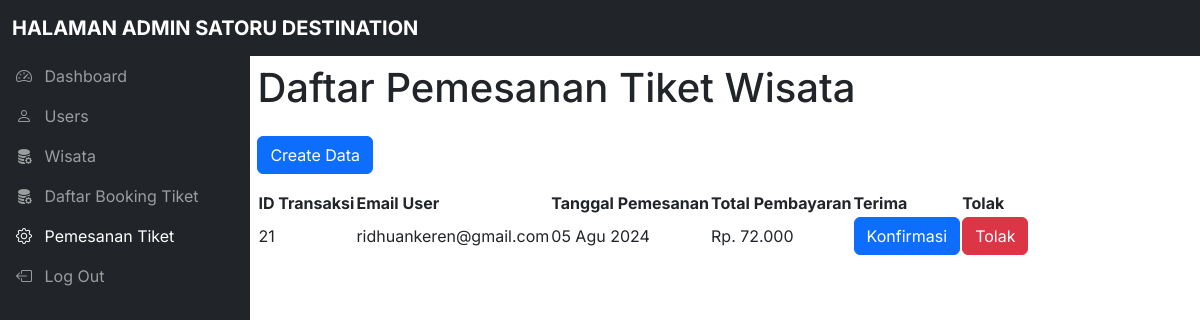
The page /model/admin/pemesanan_tiket.php (signed in) on the database its author committed.
### tables this page shows
CREATE TABLE `tiket_wisata` (
  `id_transaksi` int(11) NOT NULL,
  `id_wisata` int(11) NOT NULL,
  `id_users` int(11) NOT NULL,
  `pelayanan` varchar(50) NOT NULL,
  `hari` int(11) NOT NULL,
  `peserta` int(11) NOT NULL,
  `total_pembayaran` int(11) NOT NULL,
  `tanggal_pemesanan` timestamp NOT NULL DEFAULT current_timestamp(),
  `status` varchar(25) NOT NULL
);

CREATE TABLE `tbl_user` (
  `nama` varchar(50) NOT NULL,
  `email` varchar(100) NOT NULL,
  `password` varchar(1000) NOT NULL,
  `id` int(11) NOT NULL
);

### controller/fungsi_konversi.php (called while the page is built)
<?php
function formatTanggal($datetime) {
    $date = explode(' ', $datetime)[0];
    $bulan = array(
        1 => 'Jan', 'Feb', 'Mar', 'Apr', 'Mei', 'Jun', 'Jul', 'Agu', 'Sep', 'Okt', 'Nov', 'Des'
    );
    $pecahkan = explode('-', $date);
    return $pecahkan[2] . ' ' . $bulan[(int)$pecahkan[1]] . ' ' . $pecahkan[0];
}
function formatRupiah($angka) {
    return 'Rp. ' . number_format($angka, 0, ',', '.');
}
?>

### model/admin/pemesanan_tiket.php (the view, shortened to what this page needs)
<!DOCTYPE html>
<html lang="en">
<head>
  <link href="https://cdn.jsdelivr.net/npm/bootstrap@5.3.3/dist/css/bootstrap.min.css" rel="stylesheet">
  <link href="https://cdn.jsdelivr.net/npm/bootstrap-icons@1.10.5/font/bootstrap-icons.css" rel="stylesheet">
  <link rel="stylesheet" href="https://cdn.datatables.net/2.1.3/css/dataTables.dataTables.min.css">
  <link rel="stylesheet" href="css/style.css">
</head>
<body>
  <nav class="navbar navbar-expand-lg navbar-dark bg-dark fixed-top">
    <div class="container-fluid">
      <a class="navbar-brand me-auto ms-lg-0 ms-3 text-uppercase fw-bold" href="#">Halaman Admin Satoru Destination</a>
    </div>
  </nav>
  <div class="offcanvas sidebar-nav bg-dark" tabindex="-1" id="sidebar">
    <div class="offcanvas-body p-0">
      <nav class="navbar-dark">
        <ul class="navbar-nav">
          <li>
            <a href="index.php" class="nav-link px-3 ">
              <span class="me-2"><i class="bi bi-speedometer2"></i></span>
              <span>Dashboard</span>
            </a>
          </li>
          <li>
            <a href="user.php" class="nav-link px-3">
              <span class="me-2"><i class="bi bi-person"></i></span>
              <span>Users</span>
            </a>
          </li>
          <li>
            <a href="product.php" class="nav-link px-3">
              <span class="me-2"><i class="bi bi-database-fill-gear"></i></span>
              <span>Wisata</span>
            </a>
          </li>
          <li>
            <a href="tiket.php" class="nav-link px-3 ">
              <span class="me-2"><i class="bi bi-database-fill-gear"></i></span>
              <span>Daftar Booking Tiket</span>
            </a>
          </li>
          <li>
            <a href="pemesanan_tiket.php" class="nav-link px-3 active">
              <span class="me-2"><i class="bi bi-gear"></i></span>
              <span>Pemesanan Tiket</span>
            </a>
          </li>
          <li>
            <a href="../../controller/logout.php" class="nav-link px-3">
              <span class="me-2"><i class="bi bi-box-arrow-left"></i></span>
              <span>Log Out</span>
            </a>
          </li>
        </ul>
      </nav>
    </div>
  </div>
  <div class="container d-flex">
    <div class="container mt-5 pt-3">
      <h1 class="mb-4">Daftar Pemesanan Tiket Wisata</h1>
      <a href="form/create_wisata.php" class="btn btn-primary mb-3">Create Data</a>
      <table id="wisataTable" class="display">
        <thead>
          <tr>
          <th>ID Transaksi</th>
          <th>Email User</th>
          <th>Tanggal Pemesanan</th>
          <th>Total Pembayaran</th>
          <th>Terima</th>
          <th>Tolak</th>
          </tr>
        </thead>
        <tbody>
        <?php
            include '../../controller/koneksi.php';
            include '../../controller/fungsi_konversi.php';
            $sql = "SELECT tiket_wisata.*, tbl_user.email
                    FROM tiket_wisata
                    JOIN tbl_user ON tiket_wisata.id_users = tbl_user.id
                    WHERE tiket_wisata.status = 'On Progress'";
            $result = $conn->query($sql);
            if ($result->num_rows > 0) {
                while ($row = $result->fetch_assoc()) {
                    echo "<tr>";
                    echo "<td>" . $row["id_transaksi"] . "</td>";
                    echo "<td>" . $row["email"] . "</td>";
                    echo "<td>" . formatTanggal($row['tanggal_pemesanan']) . "</td>";
                    echo "<td>" . formatRupiah($row['total_pembayaran']) . "</td>";
                    echo "<td><a href='../../controller/approve.php?id=" . $row["id_transaksi"] . "' class='btn btn-primary' onclick='return confirm(\"Apakah Anda menyetujui pesanan ini?\")'>Konfirmasi</a></td>";
                    echo "<td><a href='../../controller/reject_pesanan.php?id=" . $row["id_transaksi"] . "' class='btn btn-danger' onclick='return confirm(\"Apakah Anda menolak pesanan ini?\")'>Tolak</a></td>";
                    echo "</tr>";
                }
            }
            ?>
        </tbody>
      </table>
      </div>
  </div>
</body>
</html>

### model/admin/css/style.css (style rules this page uses)
body, button { font-family: "Inter", sans-serif; }
:root { --offcanvas-width: 250px; --topNavbarHeight: 56px; }
.sidebar-nav { width: var(--offcanvas-width); }
@media (min-width: 992px) { body { overflow: auto !important; } }
@media (min-width: 992px) { .sidebar-nav { -webkit-transform: none; transform: none; visibility: visible !important; top: var(--topNavbarHeight); height: 100%; } }

### rows shown on the page
tiket_wisata: id_transaksi "21", id_users.email "ridhuankeren@gmail.com", tanggal_pemesanan "05 Agu 2024", total_pembayaran "Rp. 72.000"
